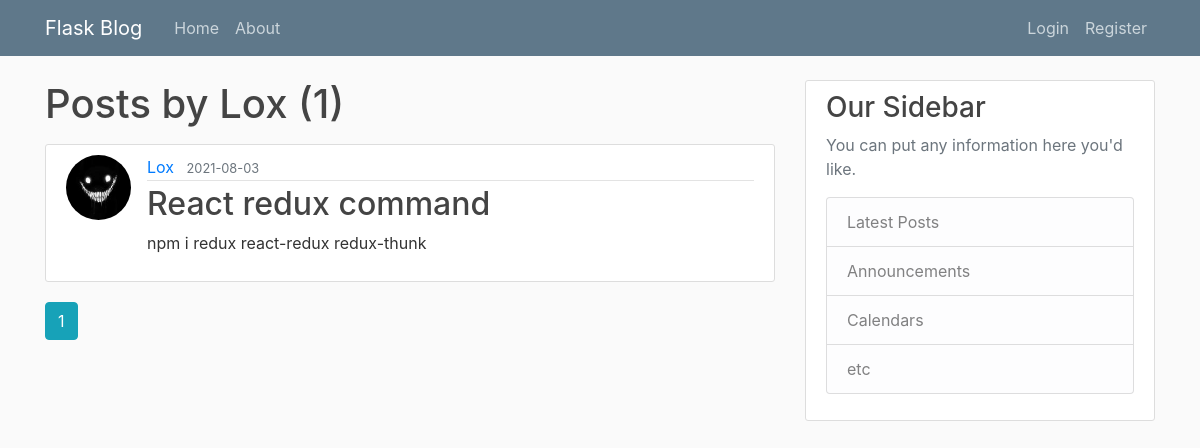
The app's page /user/Lox, older data.
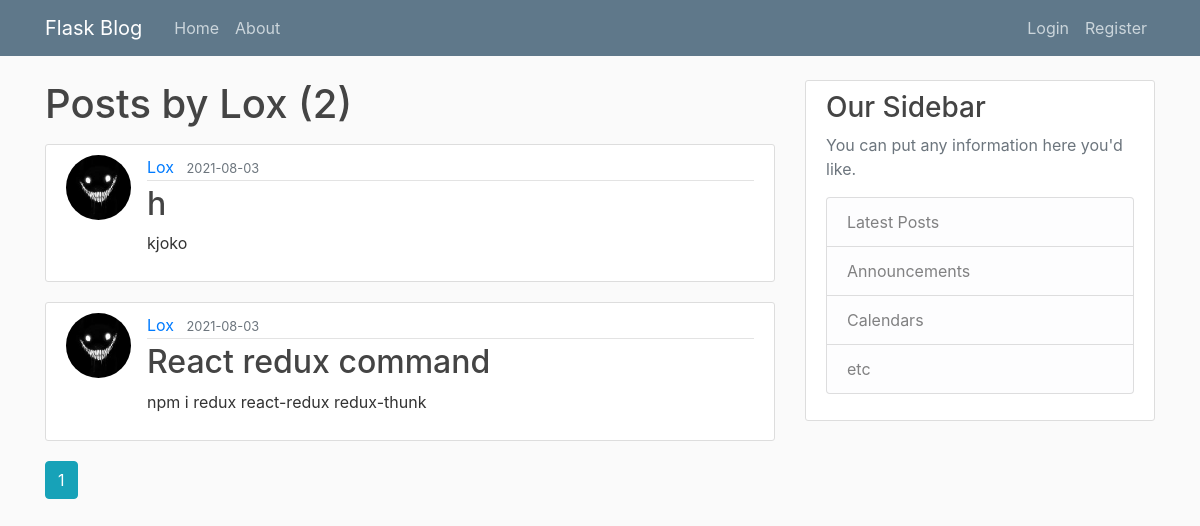
The same page, newer data.
### flaskblog/models.py (models this page shows, shortened)
class Post(db.Model):
    id = db.Column(db.Integer, primary_key=True)
    title = db.Column(db.String(100), nullable=False)
    date_posted = db.Column(db.DateTime, nullable=False, default=datetime.utcnow)
    content = db.Column(db.Text, nullable=False)
    user_id = db.Column(db.Integer, db.ForeignKey('user.id'), nullable=False)

class User(db.Model, UserMixin):
    id = db.Column(db.Integer, primary_key=True)
    username = db.Column(db.String(20), unique=True, nullable=False)
    email = db.Column(db.String(120), unique=True, nullable=False)
    image_file = db.Column(db.String(20), nullable=False, default='default.jpg')
    password = db.Column(db.String(60), nullable=False)
    posts = db.relationship('Post', backref='author', lazy=True)

### flaskblog/users/routes.py (the view)
@users.route("/user/<string:username>")
def user_posts(username):
    page = request.args.get('page', 1, type=int)
    user = User.query.filter_by(username=username).first_or_404()
    posts = Post.query.filter_by(author=user)\
        .order_by(Post.date_posted.desc())\
        .paginate(page=page, per_page=5)
    return render_template('user_posts.html', posts=posts, user=user)

### flaskblog/templates/user_posts.html
{% extends "layout.html" %}
{% block content %}
    <h1 class="mb-3">Posts by {{ user.username }} ({{ posts.total }})</h1>
    {% for post in posts.items %}
        <article class="media content-section">
          <img class="rounded-circle article-img" src="{{ url_for('static', filename='profile_pics/' + post.author.image_file) }}">
          <div class="media-body">
            <div class="article-metadata">
              <a class="mr-2" href="{{ url_for('users.user_posts', username=post.author.username) }}">{{ post.author.username }}</a>
              <small class="text-muted">{{ post.date_posted.strftime('%Y-%m-%d') }}</small>
            </div>
            <h2><a class="article-title" href="{{ url_for('posts.post', post_id=post.id) }}">{{ post.title }}</a></h2>
            <p class="article-content">{{ post.content }}</p>
          </div>
        </article>
    {% endfor %}
    {% for page_num in posts.iter_pages(left_edge=1, right_edge=1, left_current=1, right_current=2) %}
      {% if page_num %}
        {% if posts.page == page_num %}
          <a class="btn btn-info mb-4" href="{{ url_for('users.user_posts', username=user.username, page=page_num) }}">{{ page_num }}</a>
        {% else %}
          <a class="btn btn-outline-info mb-4" href="{{ url_for('users.user_posts', username=user.username, page=page_num) }}">{{ page_num }}</a>
        {% endif %}
      {% else %}
        ...
      {% endif %}
    {% endfor %}
{% endblock content %}

Row changes from the older to the newer data that the page shows:
added Post: image_file (picture), author.username "Lox", date_posted "2021-08-03", title "h", content "kjoko"
Text that changed along with them:
{{ posts.total }}: "1" → "2"
